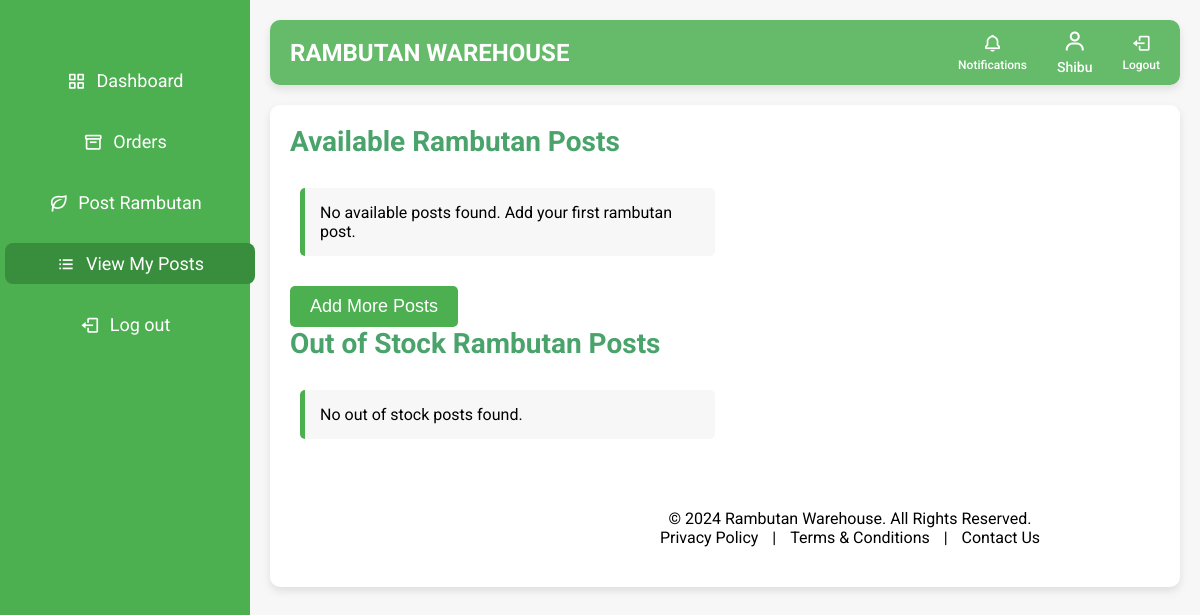
Page /view_posts/ (signed in) on the earlier database version.
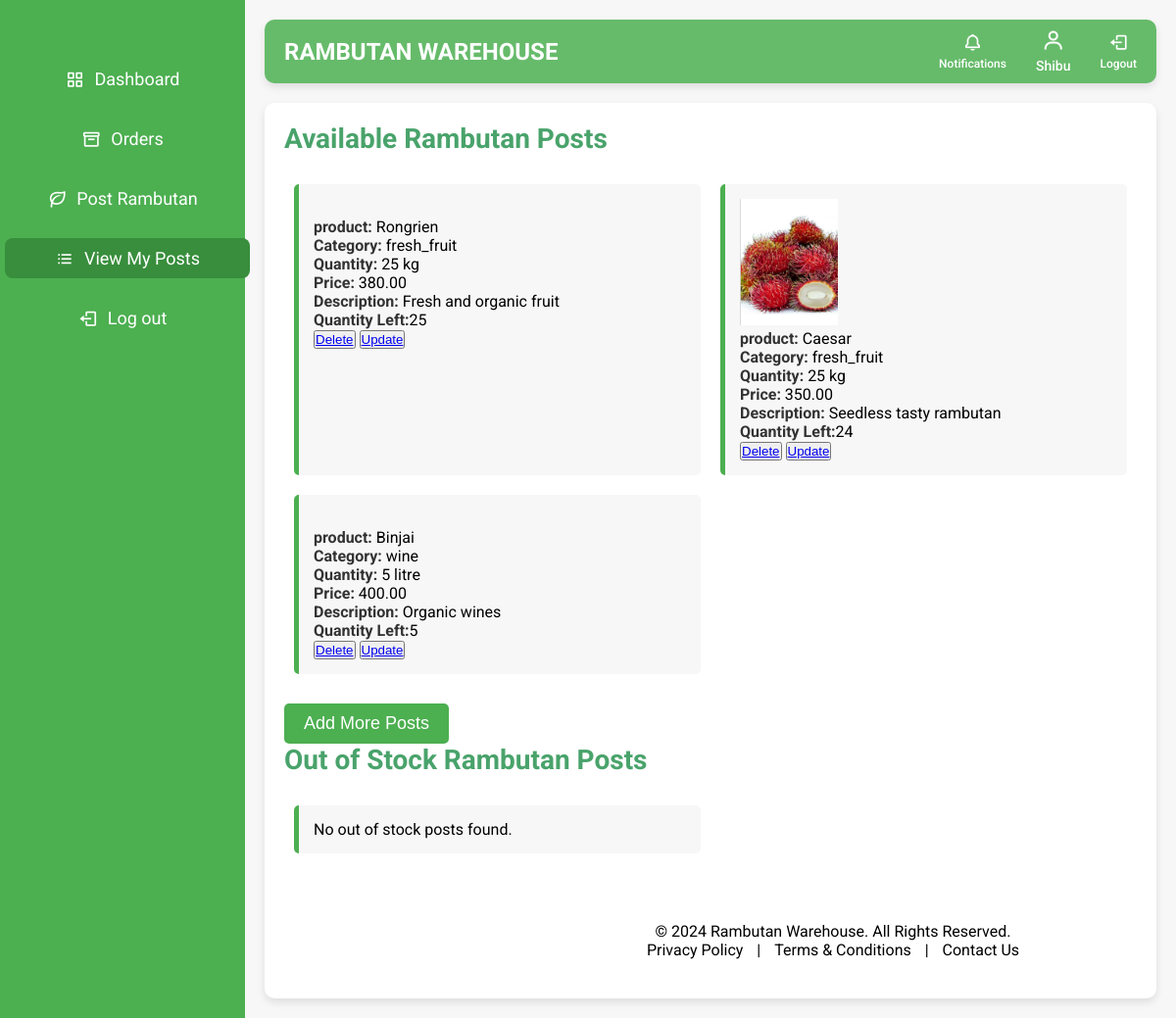
Same page on the later database version.
### warehouse/models.py (models this page shows, shortened)
class Registeruser(AbstractUser):
    username = models.EmailField(unique=True)
    name = models.CharField(max_length=50,default='noname')
    contact = models.CharField(max_length=250, blank=True)
    address = models.CharField(max_length=250, blank=True)
    place = models.CharField(max_length=100, blank=True)
    role = models.CharField(max_length=10, choices=ROLE_CHOICES)
    is_active = models.BooleanField(default=True)
    groups = models.ManyToManyField(
        Group,
        related_name='registeruser_set',  # Custom related_name
        blank=True,
        help_text='The groups this user belongs to. A user will get all permissions granted to each of their groups.'
    )
    user_permissions = models.ManyToManyField(
        Permission,
        related_name='registeruser_set',  # Custom related_name
        blank=True,
        help_text='Specific permissions for this user.'
    )

class RambutanPost(models.Model):
    farmer = models.ForeignKey('FarmerDetails', on_delete=models.CASCADE, related_name='rambutan_posts')
    PRODUCT_CHOICES = sorted([
        ('Binjai', 'Binjai'),
        ('Caesar', 'Caesar'),
        ('E35', 'E35'),
        ('Hg Deli Baling', 'Hg Deli Baling'),
        ('Jarum Emas', 'Jarum Emas'),
        ('Maharlika', 'Maharlika'),
        ('Malwana', 'Malwana'),
        ('Muar Gading', 'Muar Gading'),
        ('Rambutan N18', 'Rambutan N18'),
        ('Rongrien', 'Rongrien'),
        ('School Boy', 'School Boy'),
        ('other', 'Other')  # 'Other' option placed last
    ], key=lambda x: (x[0] != 'other', x[0]))  # Ensures 'Other' is last
    product = models.CharField(max_length=255, choices=PRODUCT_CHOICES)
    CATEGORY_CHOICES = [
        ('fresh_fruit', 'Fresh Fruit'),
        ('juice', 'Juice'),
        ('pickle', 'Pickle'),
        ('wine', 'Wine'),
    ]
    category = models.CharField(max_length=20, choices=CATEGORY_CHOICES)
    quantity_type = models.CharField(max_length=10, choices=[('kg', 'Kilograms'), ('L', 'Litres')])
    quantity = models.PositiveIntegerField(default=1)
    quantity_left = models.PositiveIntegerField(default=0)
    price = models.DecimalField(max_digits=10, decimal_places=2)
    image = models.ImageField(upload_to='rambutan_images/')
    description = models.TextField()
    created_at = models.DateTimeField(auto_now_add=True)
    is_available = models.BooleanField(default=True)

### warehouse/views.py (the view)
# urls.py: path('view_posts/',views.view_posts,name='view_posts'),
@login_required
@cache_control(no_cache=True, must_revalidate=True, no_store=True)
def view_posts(request):
    user = request.user
    try:
        farmer_details = user.farmerdetails
        available_posts = RambutanPost.objects.filter(farmer=farmer_details, is_available=True)
        out_of_stock_posts = RambutanPost.objects.filter(farmer=farmer_details, is_available=False, quantity_left=0)
        unavailable_posts = RambutanPost.objects.filter(farmer=farmer_details, is_available=False).exclude(quantity_left=0)
    except FarmerDetails.DoesNotExist:
        return redirect('farmer_details')
    context = {
        'available_posts': available_posts,
        'out_of_stock_posts': out_of_stock_posts,
        'unavailable_posts': unavailable_posts,
        'user': user,
    }
    return render(request, 'view_posts.html', context)

### warehouse/templates/view_posts.html (shortened to what this page needs)
<!DOCTYPE html>
<html lang="en" dir="ltr">
<head>
  <link href="https://unpkg.com/boxicons@2.0.7/css/boxicons.min.css" rel="stylesheet">
  <link href="https://cdn.jsdelivr.net/npm/sweetalert2@11/dist/sweetalert2.min.css" rel="stylesheet">
</head>
<body>
  <div class="sidebar">
    <ul class="nav-links">
      <li>
        <a href="{% url 'farmer_dashboard' %}" >
          <i class='bx bx-grid-alt'></i>
          <span class="links_name">Dashboard</span>
        </a>
      </li>
      <li>
        <a href="{% url 'farmer_orders' %}">
          <i class='bx bx-box'></i>
          <span class="links_name">Orders</span>
        </a>
      </li>
      <li>
        <a href="{% url 'post_rambutan' %}">
          <i class='bx bx-leaf'></i>
          <span class="links_name">Post Rambutan</span>
        </a>
      </li>
      <li>
        <a href="{% url 'view_posts' %}" class="active">
          <i class='bx bx-list-ul'></i>
          <span class="links_name">View My Posts</span>
        </a>
      </li>
      <li class="log_out">
        <a href="{% url 'logout' %}">
          <i class='bx bx-log-out'></i>
          <span class="links_name">Log out</span>
        </a>
      </li>
    </ul>
  </div>
  <section class="home-section">
    <nav class="top-navbar">
      <div class="logo">
        <span class="logo-text">Rambutan Warehouse</span>
      </div>
      <ul class="nav-icons">
        <li>
          <a href="{% url 'order_notifications' %}">
            <i class="bx bx-bell"></i>
            <span class="icon-name">Notifications</span>
          </a>
        </li>
        <li class="user-profile">
          <a href="#">
            <i class='bx bx-user'></i>
            <span class="icon-name">{{ user.name }}</span>
          </a>
        </li>
        <li>
          <a href="{% url 'logout' %}">
            <i class='bx bx-log-out'></i>
            <span class="icon-name">Logout</span>
          </a>
        </li>
      </ul>
    </nav>
    <div class="home-content">
      <div class="posts-section">
        <h2>Available Rambutan Posts</h2>
        <ul>
          {% for post in available_posts %}
          <li>
            <img src="/media/{{ post.image }}" alt="{{ post.name }}" width="100px"><br>
            <strong>product:</strong> {{ post.product }}<br>
            <strong>Category:</strong> {{ post.category }}<br>
            <strong>Quantity:</strong> {{ post.quantity }}  {{post.quantity_type }}<br>
            <strong>Price:</strong> {{ post.price }}<br>
            <strong>Description:</strong> {{ post.description }}<br>
            <strong>Quantity Left:</strong>{{ post.quantity_left }}<br>
            <button><a href="{% url 'delete_post' post.id %}">Delete</a></button>
            <button><a href="{% url 'update_post' post.id %}">Update</a></button>
          </li>
          {% empty %}
          <li>No available posts found. Add your first rambutan post.</li>
          {% endfor %}
        </ul>
        <a href="{% url 'post_rambutan' %}">
          <button class="submit-button">Add More Posts</button>
        </a>
      </div>
      <div class="posts-section">
        <h2>Out of Stock Rambutan Posts</h2>
        <ul>
            {% for post in out_of_stock_posts %}
            <li>
                <img src="/media/{{ post.image }}" alt="{{ post.name }}" width="100px"><br>
                <strong>Name:</strong> {{ post.product }}<br>
                <strong>Category:</strong> {{ post.category }}<br>
                <strong>Quantity:</strong> {{ post.quantity_left }} {{post.quantity_type }}<br>
                <strong>Price:</strong> {{ post.price }}<br>
                <strong>Description:</strong> {{ post.description }}<br>
                <strong>Status:</strong> Out of Stock<br>
                <button><a href="{% url 'delete_post' post.id %}">Delete</a></button>
                <button><a href="{% url 'update_quantity' post.id %}">Update</a></button>
            </li>
            {% empty %}
            <li>No out of stock posts found.</li>
            {% endfor %}
        </ul>
      </div>
  <footer>
    <p>&copy; 2024 Rambutan Warehouse. All Rights Reserved.</p>
    <a href="#">Privacy Policy</a> |
    <a href="#">Terms & Conditions</a> |
    <a href="#">Contact Us</a>
  </footer>
  </section>
</body>
</html>

### warehouse/templates/view_posts.html (style rules this page uses)
body { font-family: 'Roboto', sans-serif; margin: 0; padding: 0; background-color: #f7f7f7; }
* { margin: 0; padding: 0; box-sizing: border-box; }
:root { --primary-color: #4CAF50; --secondary-color: #66BB6A; --accent-color: #388e3c; --light-bg: #f0f4f3; --dark-bg: #333; --text-color: #333; --white: #ffffff; --font-family: 'Roboto', sans-serif; --font-family-logo: 'Fredoka One', cursive; }
body { font-family: var(--font-family); background-color: var(--light-bg); display: flex; min-height: 100vh; }
.sidebar { background-color: var(--primary-color); width: 250px; position: fixed; top: 0; left: 0; height: 100%; padding-top: 40px; transition: width 0.3s ease; z-index: 1000; }
.sidebar ul { list-style: none; }
.sidebar ul li { margin: 20px 0; text-align: center; }
.sidebar ul li a { text-decoration: none; color: var(--white); font-size: 18px; display: flex; align-items: center; justify-content: center; padding: 10px 20px; border-radius: 8px; transition: background-color 0.3s, transform 0.3s; }
.sidebar ul li a:hover, .sidebar ul li a.active { background-color: var(--accent-color); transform: translateX(5px); }
.sidebar ul li a i { margin-right: 10px; font-size: 20px; }
.home-section { margin-left: 250px; padding: 20px; width: calc(100% - 250px); transition: margin-left 0.3s ease, width 0.3s ease; display: flex; flex-direction: column; min-height: 100vh; }
.top-navbar { background-color: var(--secondary-color); padding: 10px 20px; display: flex; justify-content: space-between; align-items: center; border-radius: 10px; box-shadow: 0 4px 8px rgba(0, 0, 0, 0.1); margin-bottom: 20px; }
.logo-text { font-size: 24px; color: white; font-weight: bold; text-transform: uppercase; }
.top-navbar ul.nav-icons { list-style: none; display: flex; gap: 30px; align-items: center; }
.top-navbar ul.nav-icons li a { text-decoration: none; color: var(--white); font-size: 20px; display: flex; flex-direction: column; align-items: center; transition: color 0.3s; position: relative; }
.top-navbar ul.nav-icons li a .icon-name { font-size: 12px; margin-top: 5px; font-weight: 500; }
.top-navbar ul.nav-icons li.user-profile a i { font-size: 24px; color: var(--white); }
.top-navbar ul.nav-icons li.user-profile a .icon-name { font-size: 14px; color: var(--white); }
.home-section { margin-left: 250px; padding: 20px; background-color: #f7f7f7; min-height: 100vh; }
.top-navbar ul.nav-icons li.user-profile a { display: flex; flex-direction: column; align-items: center; }
.top-navbar ul.nav-icons li.user-profile a .icon-name { font-size: 14px; margin-top: 5px; }
.home-content { background-color: white; padding: 20px; border-radius: 10px; box-shadow: 0 4px 8px rgba(0, 0, 0, 0.1); }
.posts-section h2 { font-size: 28px; color: #49a36b; margin-bottom: 20px; }
.posts-section ul { list-style: none; padding: 0; display: flex; flex-wrap: wrap; }
.posts-section li { width: calc(50% - 20px); margin: 10px; padding: 15px; background-color: #f7f7f7; border-radius: 5px; border-left: 5px solid #4CAF50; box-sizing: border-box; }
.posts-section li strong { color: #333; }
.submit-button { background-color: #4CAF50; color: white; padding: 10px 20px; border: none; border-radius: 5px; cursor: pointer; font-size: 18px; margin-top: 20px; }
footer { width: calc(100% - 250px); margin-left: 250px; margin-top: 40px; padding: 20px; color: var(--black); text-align: center; border-radius: 10px; }
footer a { color: var(--black); text-decoration: none; margin: 0 10px; transition: color 0.3s; }

Differences in the rows shown:
added RambutanPost: product "Rongrien", category "fresh_fruit", quantity "25", quantity_type "kg", price "380.00", description "Fresh and organic fruit", quantity_left "25"
added RambutanPost: image (picture), product "Caesar", category "fresh_fruit", quantity "25", quantity_type "kg", price "350.00", description "Seedless tasty rambutan", quantity_left "24"
added RambutanPost: product "Binjai", category "wine", quantity "5", quantity_type "litre", price "400.00", description "Organic wines", quantity_left "5"
Other differences:
text no longer shown: "No available posts found. Add your first rambutan post."
